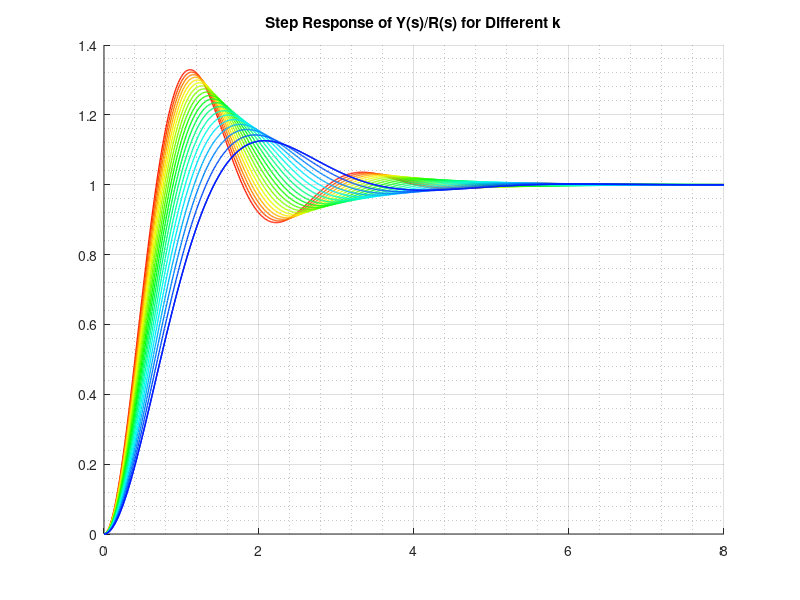

MATLAB code for this plot: (Note: this script raises an error after producing the figure.)
clc;

t = 0:0.01:8;

fig1 = figure ("Name","Step Response of Y(s)/R(s) for Different k",'Position',[100 350 900 500]);
hold all
grid on
grid minor

stepp = 0.1;
max = 3;
min = 1;

k = max:-stepp:min;
for i = 1:((max - min)/stepp)
    h_s = tf(3*k(i), [1 2 3*k(i)]);
    [yh_s, xh_s] = step(h_s,t);
    % r = 0.9290 + k/3;
    % g = 0.6940 + k/3;
    % b = 0.1250 + k/3;
    r = k(i)/3 - k(i)/(3*1);
    g = k(i)/3 - k(i)/(3*3);
    b = k(i)/3 - k(i)/(3*4);
    c = hsv(ceil(((max-min)/stepp)*3));
    color  = sprintf("[%f %f %f]", r, g, b);
    color = c(i*2,:);
    if k(i) == min || k(i) == max
        plot (xh_s, yh_s ,'LineWidth',1,'Color',color)
    else
        plot (xh_s, yh_s ,'LineWidth',1,'Color',color, 'HandleVisibility','off')
    end
end
plot (xh_s, yh_s ,'LineWidth',1,'Color',color)
title ("Step Response of Y(s)/R(s) for Different k");
subtitle("Almog Dobrescu 214254252")
ylabel("y(t)")
xlabel("t [sec]")
grid on
grid minor
legend({sprintf("k = %g", max), sprintf("k = %g", min)},'FontSize',11 ,'Location','northeast')
%exportgraphics(fig1, '2.4grap1.png','Resolution',1200);

